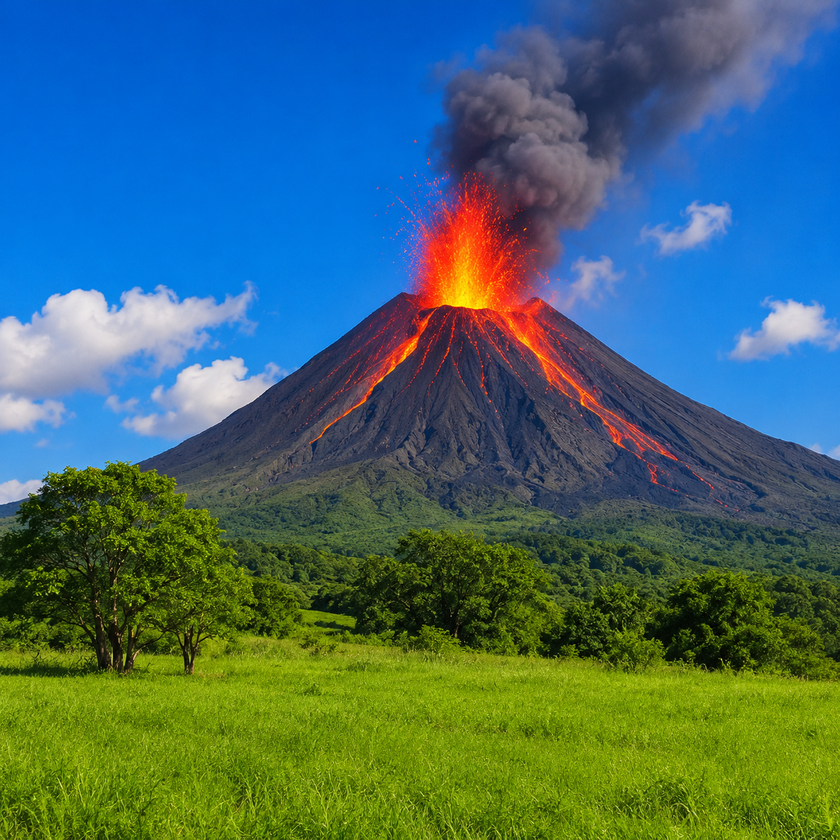
#> input picture Chapter02/landscape.png, 840 x 840 px, shrunk from 1254 x 1254 before the run
$ python 02-03_bgr2gray.py
#> lines starting #> are read from the running program, lines starting #| are printed output that depends on the picture
import cv2
img = cv2.imread("landscape.png")
#> img is the input picture: shape (840, 840, 3); mean B, G, R 106.7, 106.3, 68.1
# BGRからグレースケールへ変換
gray = cv2.cvtColor(img, cv2.COLOR_BGR2GRAY)
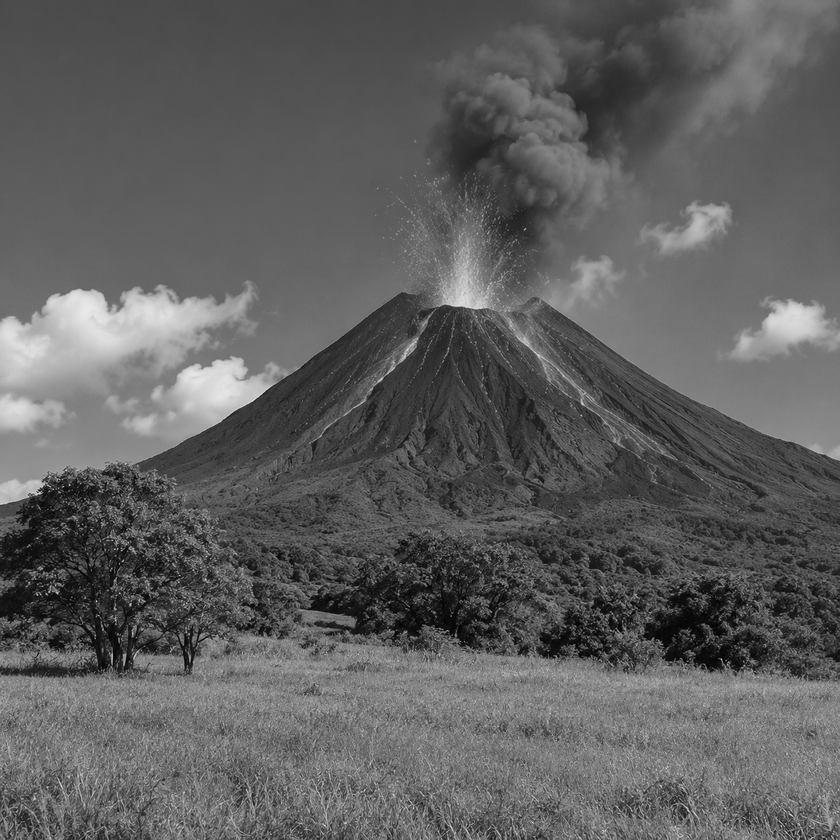
#> gray: shape (840, 840); min 0, max 234, mean 94.9
cv2.imwrite("gray_output.png", gray)

$ run again, with Chapter02/person_green.png copied over Chapter02/landscape.png
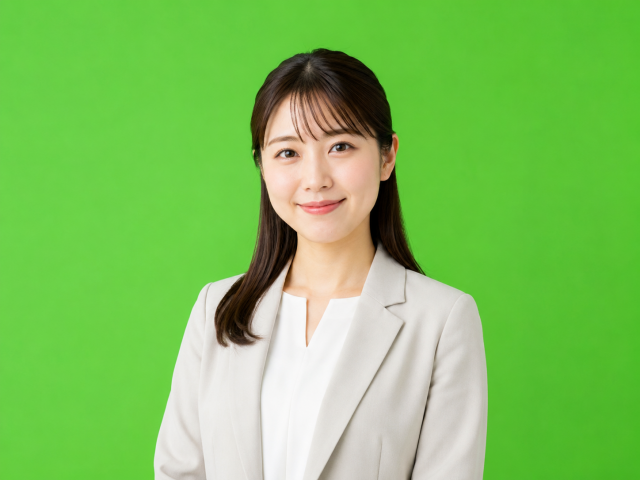
#> input picture Chapter02/person_green.png, 640 x 480 px
#> img is the input picture: shape (480, 640, 3); mean B, G, R 92.1, 194.3, 125.6
#> `gray = cv2.cvtColor(img, cv2.COLOR_BGR2GRAY)`:
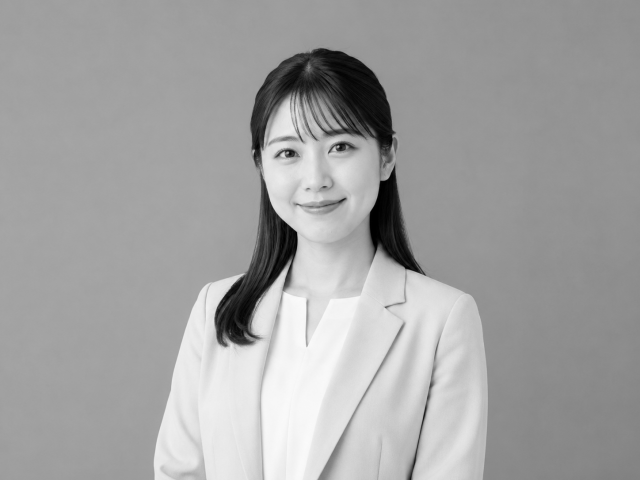
#> gray: shape (480, 640); min 0, max 250, mean 162.1
